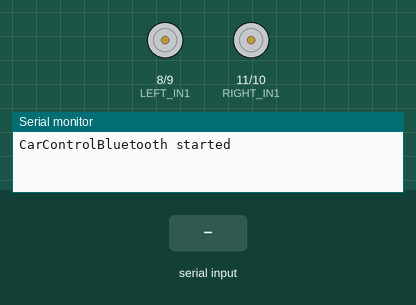
A sketch run on a simulated Arduino Uno, built with avr-gcc and run on an emulated ATmega328P. Shown: motor-driver pin pairs drawn as motors (green arrow = first pin HIGH = forward, orange = second pin HIGH = backward, longer = more drive, scaled by the enable pin), the last lines printed to the serial monitor. The inputs (shaded band) are chosen by the test bench.

Above: at 1.2 s.
1.3 s: "F" received over the second serial link
At 1.8 s:
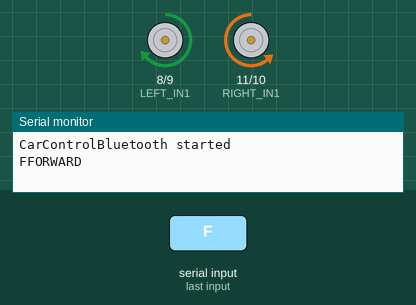
3.5 s: "B" received over the second serial link
At 4.0 s:
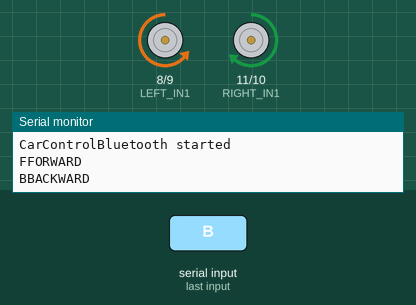
5.7 s: "L" received over the second serial link
At 6.2 s:
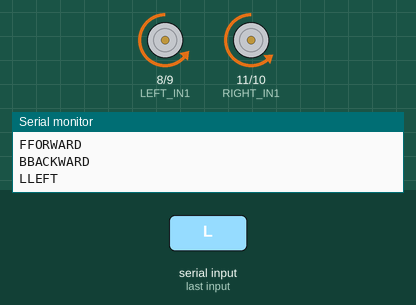
7.9 s: "R" received over the second serial link
At 8.2 s:
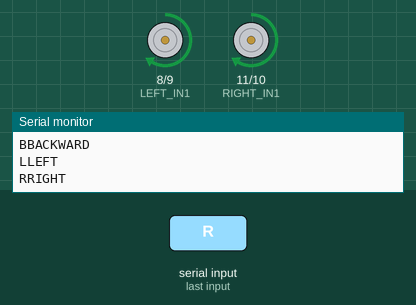
Timing chart, 0 to 10.9 s (numbered marks = the images above; inputs shaded):
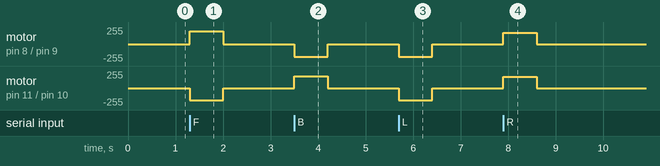

The sketch:

CarControlBluetooth.ino
```cpp
#include <SoftwareSerial.h>

SoftwareSerial bt(2, 3);

const uint8_t LEFT_EN  = 6;
const uint8_t LEFT_IN1 = 8;
const uint8_t LEFT_IN2 = 9;

const uint8_t RIGHT_EN  = 5;
const uint8_t RIGHT_IN1 = 11;
const uint8_t RIGHT_IN2 = 10;

const bool LEFT_INVERTED  = false;
const bool RIGHT_INVERTED = true;

const uint8_t SPEED_FORWARD_LEFT   = 190;
const uint8_t SPEED_FORWARD_RIGHT  = 180;
const uint8_t SPEED_BACKWARD_LEFT  = 190;
const uint8_t SPEED_BACKWARD_RIGHT = 180;
const uint8_t SPEED_TURN           = 170;

const unsigned long COMMAND_TIMEOUT = 700;
unsigned long lastCommandTime = 0;
char currentCommand = 'S';

void setMotor(uint8_t en, uint8_t in1, uint8_t in2, int speed, bool inverted) {
  speed = constrain(speed, -255, 255);

  if (inverted) {
    speed = -speed;
  }

  if (speed > 0) {
    digitalWrite(in1, HIGH);
    digitalWrite(in2, LOW);
    analogWrite(en, speed);
  } else if (speed < 0) {
    digitalWrite(in1, LOW);
    digitalWrite(in2, HIGH);
    analogWrite(en, -speed);
  } else {
    digitalWrite(in1, LOW);
    digitalWrite(in2, LOW);
    analogWrite(en, 0);
  }
}

void setLeftMotor(int speed) {
  setMotor(LEFT_EN, LEFT_IN1, LEFT_IN2, speed, LEFT_INVERTED);
}

void setRightMotor(int speed) {
  setMotor(RIGHT_EN, RIGHT_IN1, RIGHT_IN2, speed, RIGHT_INVERTED);
}

// leftSpeed/rightSpeed: -255..255
void driveRaw(int leftSpeed, int rightSpeed) {
  setLeftMotor(leftSpeed);
  setRightMotor(rightSpeed);
}

void stopMotors() {
  driveRaw(0, 0);
}

void moveForward() {
  driveRaw(SPEED_FORWARD_LEFT, SPEED_FORWARD_RIGHT);
}

void moveBackward() {
  driveRaw(-SPEED_BACKWARD_LEFT, -SPEED_BACKWARD_RIGHT);
}

void turnLeft() {
  driveRaw(-SPEED_TURN, SPEED_TURN);
}

void turnRight() {
  driveRaw(SPEED_TURN, -SPEED_TURN);
}

void handleCommand(char cmd) {
  currentCommand = cmd;
  lastCommandTime = millis();

  switch (cmd) {
    case 'F':
      moveForward();
      Serial.println("FORWARD");
      break;

    case 'B':
      moveBackward();
      Serial.println("BACKWARD");
      break;

    case 'L':
      turnLeft();
      Serial.println("LEFT");
      break;

    case 'R':
      turnRight();
      Serial.println("RIGHT");
      break;

    case 'S':
      stopMotors();
      Serial.println("STOP");
      break;

    default:
      break;
  }
}

void setup() {
  pinMode(LEFT_EN, OUTPUT);
  pinMode(LEFT_IN1, OUTPUT);
  pinMode(LEFT_IN2, OUTPUT);

  pinMode(RIGHT_EN, OUTPUT);
  pinMode(RIGHT_IN1, OUTPUT);
  pinMode(RIGHT_IN2, OUTPUT);

  stopMotors();

  Serial.begin(9600);
  bt.begin(9600);

  Serial.println("CarControlBluetooth started");
  lastCommandTime = millis();
}

void loop() {
  while (bt.available()) {
    char cmd = bt.read();
    Serial.write(cmd);
    handleCommand(cmd);
  }

  if (millis() - lastCommandTime > COMMAND_TIMEOUT) {
    if (currentCommand != 'S') {
      currentCommand = 'S';
      stopMotors();
    }
  }
}
```

Measured:
- after the input at 1.3 s, motor on pin 8 (LEFT_IN1) / pin 9 (LEFT_IN2): stopped → forward 190/255 at once, → stopped 0.70 s later; motor on pin 11 (RIGHT_IN1) / pin 10 (RIGHT_IN2): stopped → backward 180/255 at once, → stopped 0.70 s later
- after the input at 3.5 s, motor on pin 8 (LEFT_IN1) / pin 9 (LEFT_IN2): stopped → backward 190/255 at once, → stopped 0.70 s later; motor on pin 11 (RIGHT_IN1) / pin 10 (RIGHT_IN2): stopped → forward 180/255 at once, → stopped 0.70 s later
- after the input at 5.7 s, motor on pin 8 (LEFT_IN1) / pin 9 (LEFT_IN2): stopped → backward 190/255 at once, → stopped 0.70 s later; motor on pin 11 (RIGHT_IN1) / pin 10 (RIGHT_IN2): stopped → backward 180/255 at once, → stopped 0.70 s later
- after the input at 7.9 s, motor on pin 8 (LEFT_IN1) / pin 9 (LEFT_IN2), motor on pin 11 (RIGHT_IN1) / pin 10 (RIGHT_IN2): stopped → forward 170/255 at once, → stopped 0.70 s later
